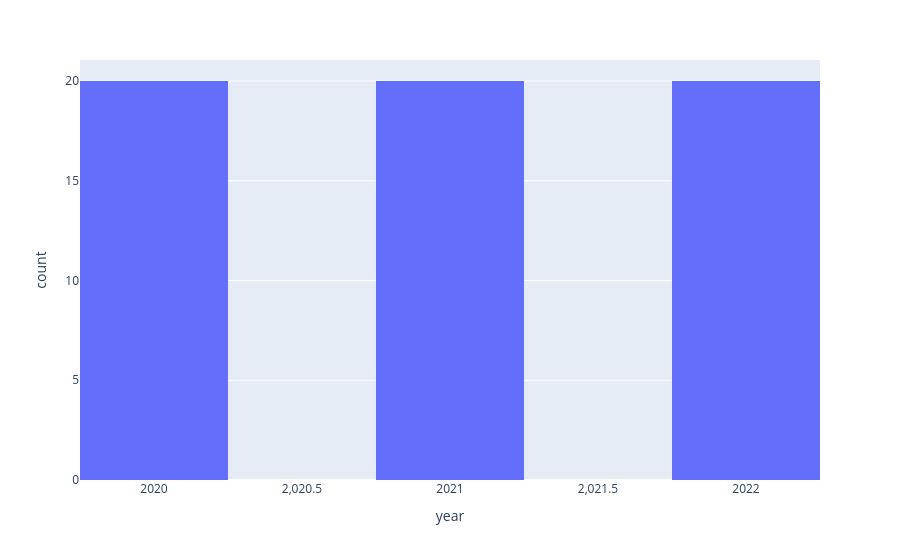

Notebook code cell kept with this figure:
### Code cell
fig_a = px.histogram(df, x='year',nbins=5)
fig_a.show()

### Figure 1 — Plotly figure (JSON) as saved in the notebook; plotly's stock layout.template omitted (floating-point values rounded to 4 significant figures)
{"data": [{"bingroup": "x", "hovertemplate": "year=%{x}<br>count=%{y}<extra></extra>", "legendgroup": "", "marker": {"color": "#636efa", "pattern": {"shape": ""}}, "name": "", "nbinsx": 5, "orientation": "v", "showlegend": false, "type": "histogram", "x": [2020, 2020, 2020, 2020, 2020, 2020, 2020, 2020, 2020, 2020, 2020, 2020, 2020, 2020, 2020, 2020, 2020, 2020, 2020, 2020, 2021, 2021, 2021, 2021, 2021, 2021, 2021, 2021, 2021, 2021, 2021, 2021, 2021, 2021, 2021, 2021, 2021, 2021, 2021, 2021, 2022, 2022, 2022, 2022, 2022, 2022, 2022, 2022, 2022, 2022, 2022, 2022, 2022, 2022, 2022, 2022, 2022, 2022, 2022, 2022], "xaxis": "x", "yaxis": "y"}], "layout": {"barmode": "relative", "legend": {"tracegroupgap": 0}, "margin": {"t": 60}, "xaxis": {"anchor": "y", "domain": [0, 1], "title": {"text": "year"}}, "yaxis": {"anchor": "x", "domain": [0, 1], "title": {"text": "count"}}}}
